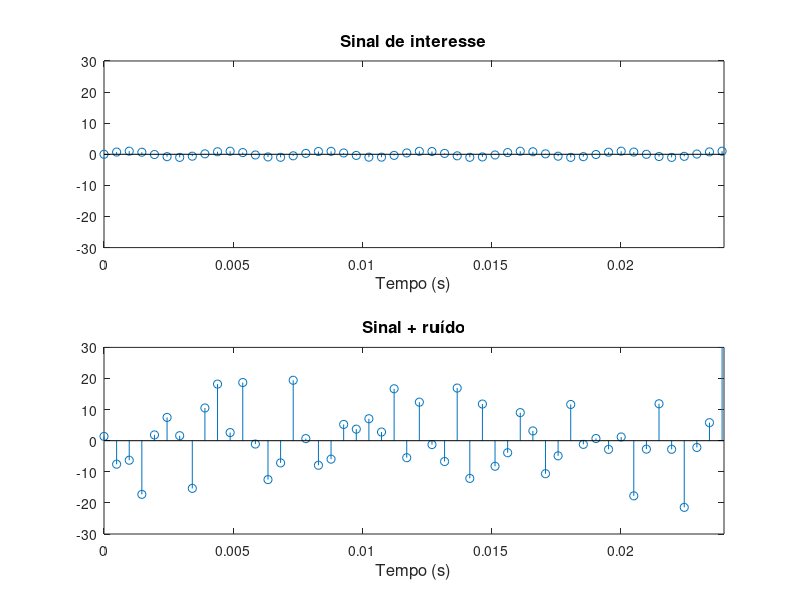
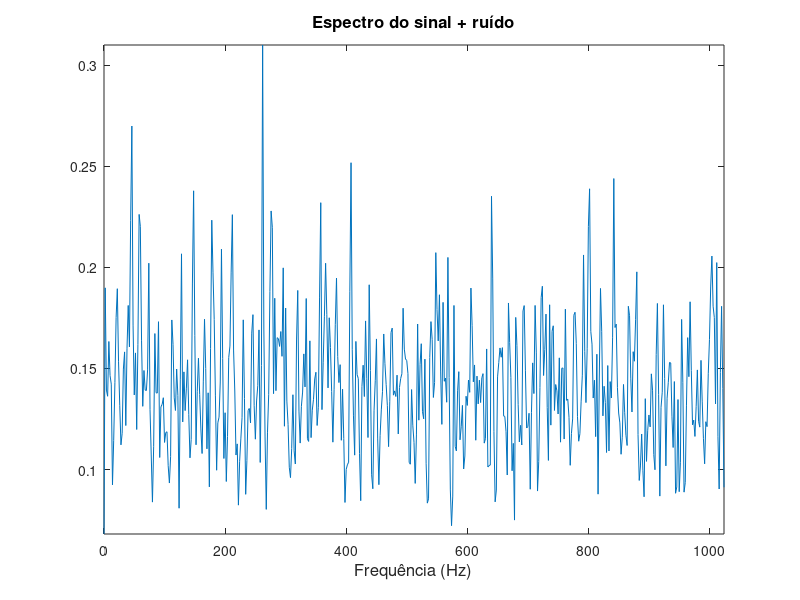
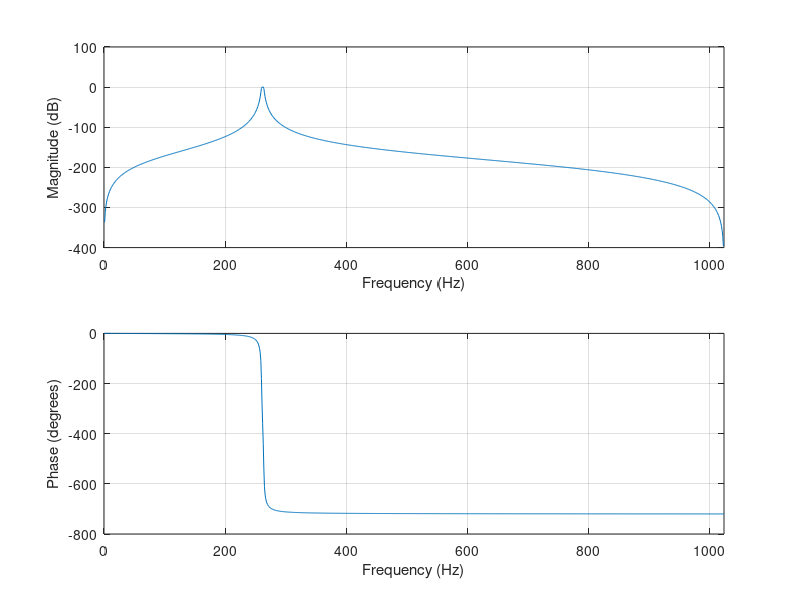
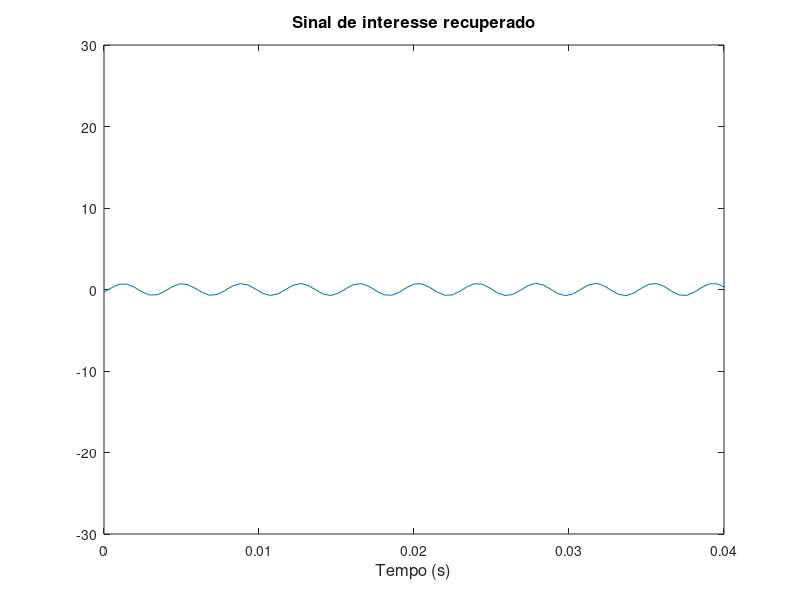

The MATLAB source for these figures, in order:
# Exercicio 1

# Criando o sinal de interesse
close all, clc, clear;
pkg load signal;
fs = 2048;
t = 0:1/fs:5;
s = sin(2*pi*262*t);

# Desenhando sinal de interesse
figure;
subplot(2, 1, 1)
stem(t,s);
axis([0 0.024 -30 30]);
title('Sinal de interesse', 'fontsize', 12);
xlabel('Tempo (s)', 'fontsize', 12)

# Adicionando ruído ao sinal de interesse
ruido = load('ruido.txt');
x = s + ruido;
subplot(2,1,2)
stem(t,x);
axis([0 0.024 -30 30]);
title('Sinal + ruído', 'fontsize', 12);
xlabel('Tempo (s)', 'fontsize', 12)

# Montando espectograma do sinal
nfft = 1024;
overlap = .5;
[spectra,freq] = pwelch(x,nfft,overlap,nfft,fs,'half','db');
figure;plot(freq,spectra)
title('Espectro do sinal + ruído', 'fontsize', 12);
xlabel('Frequência (Hz)', 'fontsize', 12)
axis tight;

# Criação do filtro passa faixa do tipo Butterworth
# Frequências do filtro são ponderadas por metade do valor da frequencia de amostragem
f1 = 260;
f2 = 264;
n = 4;
[B, A] = butter (n, [f1/(fs/2) f2/(fs/2)]);
figure;
freqz(B,A,nfft,fs);

# Aplicando o filtro aos dados
y = filtfilt(B,A,x);

# Desenhando sinal filtrado
figure;plot(t,y);
axis([0 0.04 -30 30]);
title('Sinal de interesse recuperado', 'fontsize', 12);
xlabel('Tempo (s)', 'fontsize', 12)
